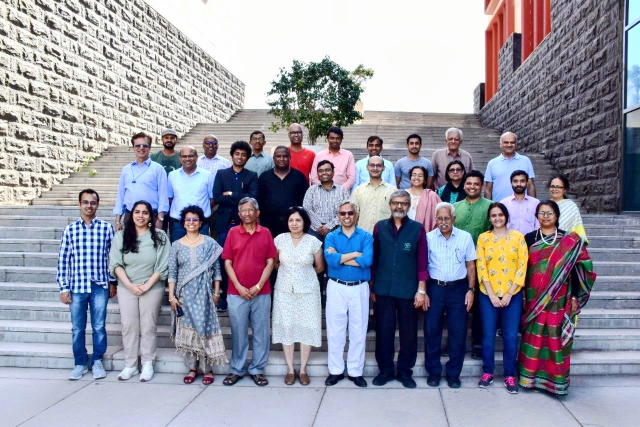
#> input picture Plaksha_Faculty.jpg, 1280 x 854 px (shown at 1/2 size)
$ jupyter execute 'Lab 5-Spring 2026.ipynb'
#> lines starting #> are read from the running program, lines starting #| are printed output that depends on the picture; after the words box and inside, x2 and y2 are one past the last pixel; in counts of white or black regions, pixels touching at a corner belong together
#### Instructions
###### Follow the instructions given in comments prefixed with ## and write your code below that.
###### Also fill the partial code in given blanks.
###### Don't make any changes to the rest part of the codes

### Answer the questions given at the end of this notebook within your report.

### You would need to submit your GitHub repository link. Refer to the PDF document for the instructions and details.

[cell 1]
import cv2
import numpy as np
import matplotlib.pyplot as plt
from sklearn.cluster import KMeans
from scipy.spatial import distance
from matplotlib.offsetbox import OffsetImage, AnnotationBbox

[cell 2]
# Reading the image plaksha_Faculty.jpg
img = cv2.imread('Plaksha_Faculty.jpg')
#> img is the input picture: shape (854, 1280, 3); mean B, G, R 162.4, 149, 149.2

# Convert the image to grayscale
gray_img = cv2.cvtColor(img, cv2.COLOR_BGR2GRAY)
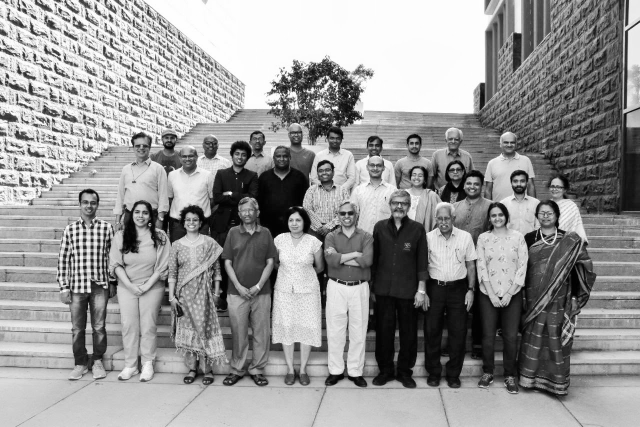
#> gray_img: shape (854, 1280) (shown at 1/2 size); min 0, max 255, mean 150.6

# Loading the required haar-cascade xml classifier file
face_cascade = cv2.CascadeClassifier(cv2.data.haarcascades + 'haarcascade_frontalface_default.xml')

# Applying the face detection method on the grayscale image.
# Change the parameters for better detection of faces in your case.
faces_rect = face_cascade.detectMultiScale(gray_img, 1.05, 4, minSize=(25, 25), maxSize=(50, 50))
#> faces_rect = 30 rows, first 6: [322, 263, 33, 33], [654, 265, 31, 31], [500, 266, 30, 30], [892, 267, 31, 31], [409, 277, 28, 28], [812, 274, 34, 34]

# Define the text and font parameters
text = 'Face'  # The text you want to write
font = cv2.FONT_HERSHEY_SIMPLEX  # Font type
font_scale = 0.4  # Font scale factor
font_color = (0, 0, 255)  # Text color in BGR format (here, it's red)
font_thickness = 1  # Thickness of the text

# Iterating through rectangles of detected faces
for (x, y, w, h) in faces_rect:
    cv2.rectangle(img, (x, y), (x + w, y + h), (0, 0, 255), 2)
    # Use cv2.putText to add the text to the image
    cv2.putText(img, text, (x, y - 5), font, font_scale, font_color, font_thickness)
#> this loop made 30 passes
#> (x, y, w, h) on passes 1 to 12: (322, 263, 33, 33), (654, 265, 31, 31), (500, 266, 30, 30), (892, 267, 31, 31), (409, 277, 28, 28), (812, 274, 34, 34), (464, 296, 33, 33), (632, 328, 34, 34), (819, 337, 33, 33), (570, 426, 39, 39), (576, 253, 32, 32), (1003, 273, 32, 32)
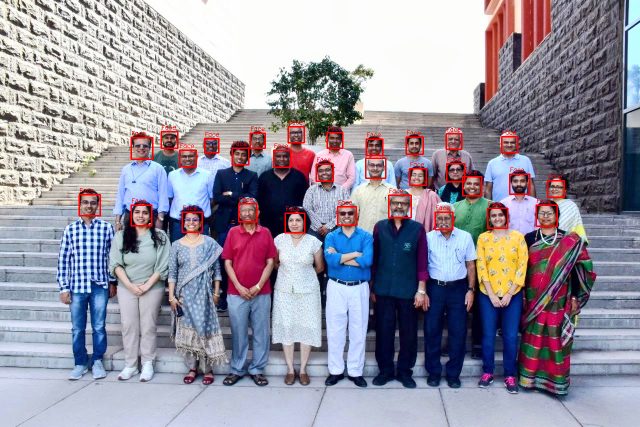
#> img: shape (854, 1280, 3) (shown at 1/2 size); 1.36% of pixels changed, all inside (x1, y1, x2, y2) = (157, 240, 1130, 467)

# Display the image and window title should be "Total number of face detected are #"
cv2.imshow(f'Total number of face detected are {len(faces_rect)}', img)
cv2.waitKey(0)
cv2.destroyAllWindows()

[cell 3]
# Extract face region features (Hue and Saturation)
img_hsv = cv2.cvtColor(img, cv2.COLOR_BGR2HSV)  # call the img and convert it from BGR to HSV and store in img_hsv
#> img_hsv: shape (854, 1280, 3); mean H, S, V 85.8, 70.4, 173.4
hue_saturation = []
face_images = []  # To store detected face images

for (x, y, w, h) in faces_rect:
    face = img_hsv[y:y + h, x:x + w]
    hue = np.mean(face[:, :, 0])
    saturation = np.mean(face[:, :, 1])
    hue_saturation.append((hue, saturation))
    face_images.append(face)
#> this loop made 30 passes
#> (x, y, w, h, hue, saturation) on passes 1 to 12: (322, 263, 33, 33, 59.29, 121.7), (654, 265, 31, 31, 50.4, 133.1), (500, 266, 30, 30, 34.12, 118.3), (892, 267, 31, 31, 81.31, 108.2), (409, 277, 28, 28, 108, 121.1), (812, 274, 34, 34, 62.79, 116.9), (464, 296, 33, 33, 42.56, 134.3), (632, 328, 34, 34, 81.22, 114.8), (819, 337, 33, 33, 36.69, 114.4), (570, 426, 39, 39, 55.81, 115.3), (576, 253, 32, 32, 78.22, 99.11), (1003, 273, 32, 32, 51.71, 106.9)
#> after the loop, face_images = 30 items; hue_saturation = 30 pairs, first value 23.14 to 120.8, second value 80.77 to 134.3

hue_saturation = np.array(hue_saturation)

# Perform k-Means clustering on hue_saturation and store in kmeans
kmeans = KMeans(n_clusters=2, random_state=42, n_init=10).fit(hue_saturation)

# Create a figure and axis
fig, ax = plt.subplots(figsize=(12, 6))

# Plot the clustered faces with custom markers
for i, (x, y, w, h) in enumerate(faces_rect):
    im = OffsetImage(cv2.cvtColor(cv2.resize(face_images[i], (20, 20)), cv2.COLOR_HSV2RGB))
    ab = AnnotationBbox(im, (hue_saturation[i, 0], hue_saturation[i, 1]), frameon=False, pad=0)
    ax.add_artist(ab)
    plt.plot(hue_saturation[i, 0], hue_saturation[i, 1])

plt.xlabel('Hue')
plt.ylabel('Saturation')
plt.title('K-Means Clustering of Detected Faces (Hue vs Saturation)')
plt.grid(True)
plt.show()
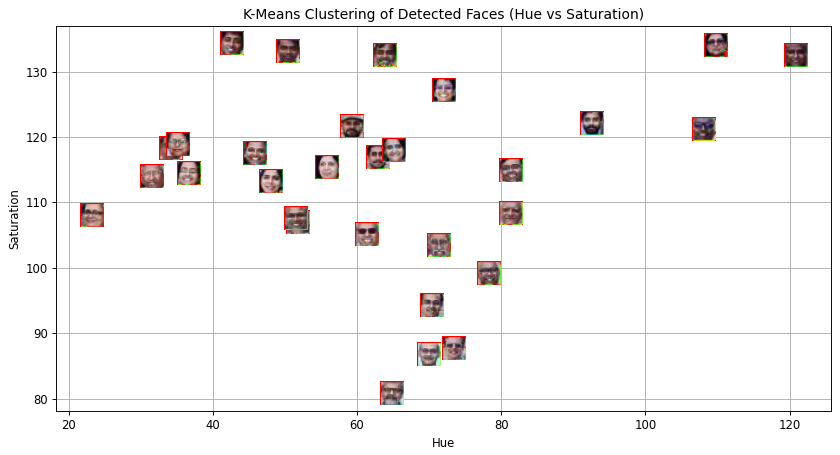
#> figure drawn by matplotlib, 1 panel

[cell 4]
# Create an empty list to store legend labels
legend_labels = []

# Create lists to store points for each cluster
cluster_0_points = []
cluster_1_points = []

# Your code for scatter plot goes here
fig, ax = plt.subplots(figsize=(12, 6))
for i, (x, y, w, h) in enumerate(faces_rect):
    if kmeans.labels_[i] == 0:
        cluster_0_points.append((hue_saturation[i, 0], hue_saturation[i, 1]))
    else:
        cluster_1_points.append((hue_saturation[i, 0], hue_saturation[i, 1]))
#> after the loop, cluster_0_points = [(59.29, 121.7), (50.4, 133.1), (34.12, 118.3), (62.79, 116.9), (42.56, 134.3), (36.69, 114.4), (55.81, 115.3), (51.71, 106.9), (63.8, 132.4), (45.8, 117.5), (23.14, 108), (31.55, 113.9), (48.03, 113.2), (51.53, 107.6), (61.3, 105.1), (65.06, 117.9), (35.11, 118.8)]; cluster_1_points = [(81.31, 108.2), (108, 121.1), (81.22, 114.8), (78.22, 99.11), (120.8, 132.5), (109.7, 134), (72, 127.1), (69.96, 86.68), (92.49, 122), (70.27, 94.28), (71.27, 103.4), (73.39, 87.63), (64.75, 80.77)]

cluster_0_points = np.array(cluster_0_points)
#> cluster_0_points = 17 rows, first 8: [59.29, 121.7], [50.4, 133.1], [34.12, 118.3], [62.79, 116.9], [42.56, 134.3], [36.69, 114.4], [55.81, 115.3], [51.71, 106.9]
# Plot points for cluster 0 in green
if len(cluster_0_points) > 0:
    plt.scatter(cluster_0_points[:, 0], cluster_0_points[:, 1], c='green', label='Cluster 0')

cluster_1_points = np.array(cluster_1_points)
#> cluster_1_points = 13 rows, first 8: [81.31, 108.2], [108, 121.1], [81.22, 114.8], [78.22, 99.11], [120.8, 132.5], [109.7, 134], [72, 127.1], [69.96, 86.68]
# Plot points for cluster 1 in blue
if len(cluster_1_points) > 0:
    plt.scatter(cluster_1_points[:, 0], cluster_1_points[:, 1], c='blue', label='Cluster 1')

# Calculate and plot centroids
centroid_0 = np.mean(cluster_0_points, axis=0)
#> centroid_0 = [48.16, 117.4]
centroid_1 = np.mean(cluster_1_points, axis=0)
#> centroid_1 = [84.11, 108.6]

# Plot both the centroid for cluster 0 and cluster 1
plt.scatter(centroid_0[0], centroid_0[1], c='darkgreen', marker='X', s=180, label='Centroid 0')
plt.scatter(centroid_1[0], centroid_1[1], c='navy', marker='X', s=180, label='Centroid 1')

plt.xlabel('Hue')
plt.ylabel('Saturation')
plt.title('Cluster-wise Scatter Plot with Centroids')
plt.legend()
plt.grid(True)
plt.show()
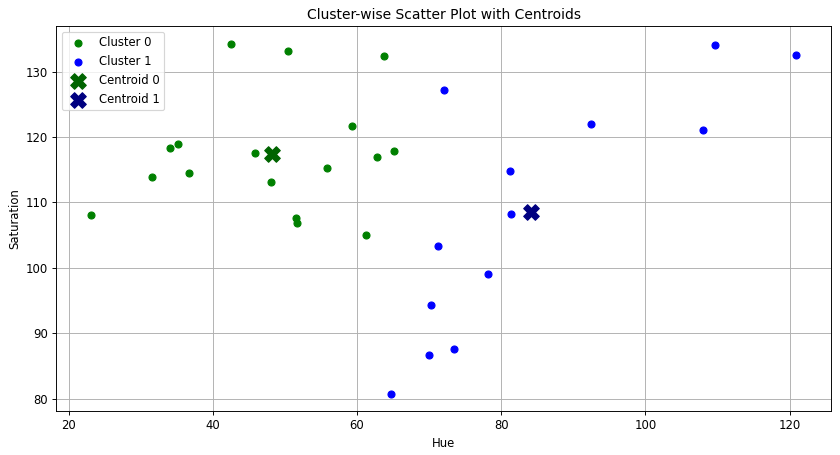
#> figure drawn by matplotlib, 1 panel

[cell 5]
# Read the class of the template image 'Dr_Shashi_Tharoor.jpg' using cv2 and store it in template_img
template_img = cv2.imread('Dr_Shashi_Tharoor.jpg')
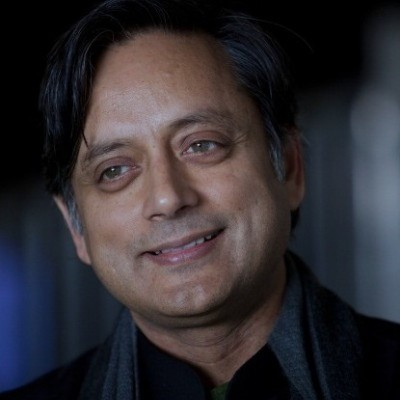
#> input picture Dr_Shashi_Tharoor.jpg, 400 x 400 px
#> template_img is the input picture: shape (400, 400, 3); mean B, G, R 49.8, 45.4, 49.1
template_display = template_img.copy()

# Detect face in the template image after converting it to gray and store it in template_faces
template_gray = cv2.cvtColor(template_img, cv2.COLOR_BGR2GRAY)
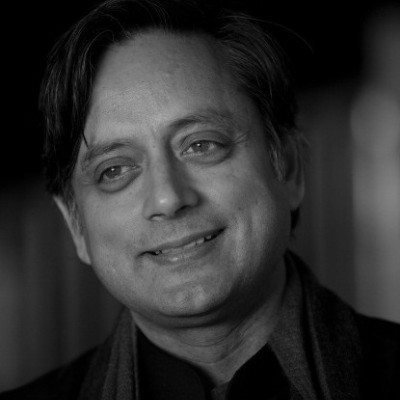
#> template_gray: shape (400, 400); min 0, max 188, mean 47
template_faces = face_cascade.detectMultiScale(template_gray, 1.1, 4)
#> template_faces = [[43, 60, 252, 252]]

# Draw rectangles around the detected faces
for (x, y, w, h) in template_faces:
    cv2.rectangle(template_display, (x, y), (x + w, y + h), (0, 255, 0), 3)
#> this loop made 1 pass
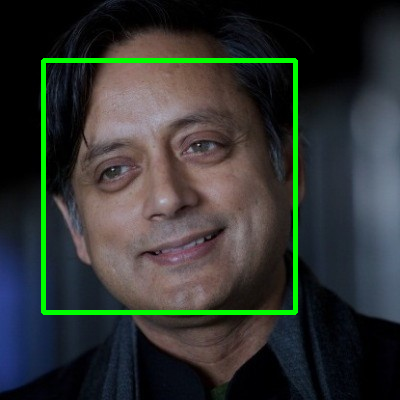
#> template_display: shape (400, 400, 3); 3.14% of pixels changed, all inside (x1, y1, x2, y2) = (41, 58, 298, 315)
cv2.imshow('Detected Face in Template Image', template_display)
cv2.waitKey(0)
cv2.destroyAllWindows()

[cell 6]
# Convert the template image to HSV color space and store it in template_hsv
template_hsv = cv2.cvtColor(template_img, cv2.COLOR_BGR2HSV)
#> template_hsv: shape (400, 400, 3); mean H, S, V 66.8, 85.4, 57.9

# Extract hue and saturation features from the template image as we did it for detected faces.
if len(template_faces) > 0:
    tx, ty, tw, th = template_faces[0]
#> tx = 43; ty = 60; tw = 252; th = 252
    template_face = template_hsv[ty:ty + th, tx:tx + tw]
#> template_face: shape (252, 252, 3); mean H, S, V 53.4, 70.1, 85.7
else:
    template_face = template_hsv

template_hue = np.mean(template_face[:, :, 0])
#> template_hue = 53.39
template_saturation = np.mean(template_face[:, :, 1])
#> template_saturation = 70.09

# Predict the cluster label for the template image and store it in template_label
template_label = int(kmeans.predict(np.array([[template_hue, template_saturation]]))[0])
#> template_label = 0

# Create a figure and axis for visualization
fig, ax = plt.subplots(figsize=(12, 6))

# Plot the clustered faces with custom markers (similar to previous code)
for i, (x, y, w, h) in enumerate(faces_rect):
    color = 'red' if kmeans.labels_[i] == 0 else 'blue'
    im = OffsetImage(cv2.cvtColor(cv2.resize(face_images[i], (20, 20)), cv2.COLOR_HSV2RGB))
    ab = AnnotationBbox(im, (hue_saturation[i, 0], hue_saturation[i, 1]), frameon=False, pad=0)
    ax.add_artist(ab)
    plt.plot(hue_saturation[i, 0], hue_saturation[i, 1], 'o', markersize=5, color=color)
#> this loop made 30 passes

# Plot the template image in the respective cluster
color = 'red' if template_label == 0 else 'blue'
#> color = 'red'
im = OffsetImage(cv2.cvtColor(cv2.resize(template_img, (20, 20)), cv2.COLOR_BGR2RGB))
ab = AnnotationBbox(im, (template_hue, template_saturation), frameon=False, pad=0)
ax.add_artist(ab)
plt.plot(template_hue, template_saturation, marker='o', color=color, markersize=10, label='Template Face')

plt.xlabel('Hue')
plt.ylabel('Saturation')
plt.title('Template Face Assignment to Cluster')
plt.grid(True)
plt.show()
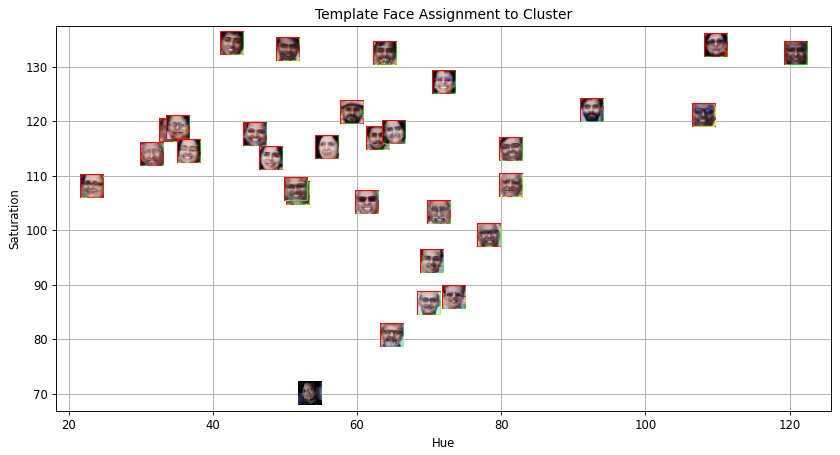
#> figure drawn by matplotlib, 1 panel

[cell 7]
# Create an empty list to store legend labels
legend_labels = []

# Create lists to store points for each cluster
cluster_0_points = []
cluster_1_points = []

# Your code for scatter plot goes here
fig, ax = plt.subplots(figsize=(12, 6))
for i, (x, y, w, h) in enumerate(faces_rect):
    if kmeans.labels_[i] == 0:
        cluster_0_points.append((hue_saturation[i, 0], hue_saturation[i, 1]))
    else:
        cluster_1_points.append((hue_saturation[i, 0], hue_saturation[i, 1]))
#> after the loop, cluster_0_points = [(59.29, 121.7), (50.4, 133.1), (34.12, 118.3), (62.79, 116.9), (42.56, 134.3), (36.69, 114.4), (55.81, 115.3), (51.71, 106.9), (63.8, 132.4), (45.8, 117.5), (23.14, 108), (31.55, 113.9), (48.03, 113.2), (51.53, 107.6), (61.3, 105.1), (65.06, 117.9), (35.11, 118.8)]; cluster_1_points = [(81.31, 108.2), (108, 121.1), (81.22, 114.8), (78.22, 99.11), (120.8, 132.5), (109.7, 134), (72, 127.1), (69.96, 86.68), (92.49, 122), (70.27, 94.28), (71.27, 103.4), (73.39, 87.63), (64.75, 80.77)]

# Plot points for cluster 0 in green
cluster_0_points = np.array(cluster_0_points)
#> cluster_0_points = 17 rows, first 8: [59.29, 121.7], [50.4, 133.1], [34.12, 118.3], [62.79, 116.9], [42.56, 134.3], [36.69, 114.4], [55.81, 115.3], [51.71, 106.9]
if len(cluster_0_points) > 0:
    plt.scatter(cluster_0_points[:, 0], cluster_0_points[:, 1], c='green', label='Cluster 0')

# Plot points for cluster 1 in blue
cluster_1_points = np.array(cluster_1_points)
#> cluster_1_points = 13 rows, first 8: [81.31, 108.2], [108, 121.1], [81.22, 114.8], [78.22, 99.11], [120.8, 132.5], [109.7, 134], [72, 127.1], [69.96, 86.68]
if len(cluster_1_points) > 0:
    plt.scatter(cluster_1_points[:, 0], cluster_1_points[:, 1], c='blue', label='Cluster 1')

# Calculate and plot centroids for both the clusters
centroid_0 = np.mean(cluster_0_points, axis=0)
centroid_1 = np.mean(cluster_1_points, axis=0)
plt.scatter(centroid_0[0], centroid_0[1], c='darkgreen', marker='X', s=180, label='Centroid 0')  # plot for centroid 0
plt.scatter(centroid_1[0], centroid_1[1], c='navy', marker='X', s=180, label='Centroid 1')  # plot for centroid 1
plt.plot(template_hue, template_saturation, marker='o', c='violet', markersize=10, label='Class ?')

plt.xlabel('Hue')
plt.ylabel('Saturation')
plt.title('Final Cluster Plot with Template Class')
plt.legend()
plt.grid(True)
plt.show()
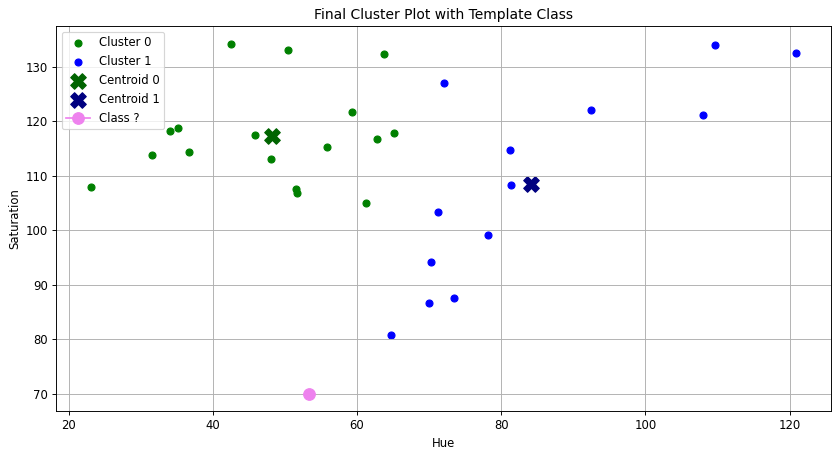
#> figure drawn by matplotlib, 1 panel
